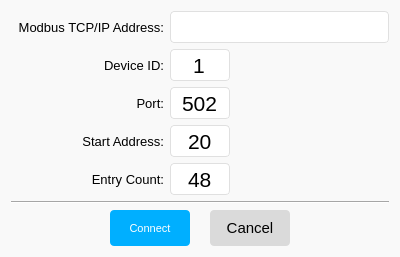
<?xml version="1.0" encoding="UTF-8"?>
<ui version="4.0">
 <class>ConnectDialog</class>
 <widget class="QDialog" name="ConnectDialog">
  <property name="geometry">
   <rect>
    <x>0</x>
    <y>0</y>
    <width>400</width>
    <height>257</height>
   </rect>
  </property>
  <property name="font">
   <font>
    <pointsize>11</pointsize>
   </font>
  </property>
  <property name="windowTitle">
   <string>Connect to Modbus</string>
  </property>
  <property name="styleSheet">
   <string notr="true">background-color: rgb(249, 249, 249);</string>
  </property>
  <layout class="QVBoxLayout" name="verticalLayout">
   <item>
    <layout class="QGridLayout" name="gridLayout">
     <item row="1" column="0">
      <widget class="QLabel" name="label_5">
       <property name="font">
        <font>
         <pointsize>10</pointsize>
        </font>
       </property>
       <property name="text">
        <string>Device ID:</string>
       </property>
       <property name="alignment">
        <set>Qt::AlignRight|Qt::AlignTrailing|Qt::AlignVCenter</set>
       </property>
      </widget>
     </item>
     <item row="1" column="1">
      <widget class="QLineEdit" name="edt_DeviceID">
       <property name="minimumSize">
        <size>
         <width>60</width>
         <height>32</height>
        </size>
       </property>
       <property name="maximumSize">
        <size>
         <width>60</width>
         <height>16777215</height>
        </size>
       </property>
       <property name="font">
        <font>
         <pointsize>16</pointsize>
        </font>
       </property>
       <property name="styleSheet">
        <string notr="true">padding: 0px 8px;
                    border: 1px solid #e0e0e0;
                    border-radius: 4px;
                    background-color: #ffffff</string>
       </property>
       <property name="text">
        <string>1</string>
       </property>
       <property name="alignment">
        <set>Qt::AlignCenter</set>
       </property>
      </widget>
     </item>
     <item row="3" column="0">
      <widget class="QLabel" name="label_3">
       <property name="font">
        <font>
         <pointsize>10</pointsize>
        </font>
       </property>
       <property name="text">
        <string>Start Address:</string>
       </property>
       <property name="alignment">
        <set>Qt::AlignRight|Qt::AlignTrailing|Qt::AlignVCenter</set>
       </property>
      </widget>
     </item>
     <item row="3" column="1">
      <widget class="QLineEdit" name="edt_Start">
       <property name="minimumSize">
        <size>
         <width>0</width>
         <height>32</height>
        </size>
       </property>
       <property name="maximumSize">
        <size>
         <width>60</width>
         <height>16777215</height>
        </size>
       </property>
       <property name="font">
        <font>
         <pointsize>16</pointsize>
        </font>
       </property>
       <property name="styleSheet">
        <string notr="true">padding: 0px 8px;
                    border: 1px solid #e0e0e0;
                    border-radius: 4px;
                    background-color: #ffffff</string>
       </property>
       <property name="text">
        <string>20</string>
       </property>
       <property name="alignment">
        <set>Qt::AlignCenter</set>
       </property>
      </widget>
     </item>
     <item row="0" column="1" colspan="2">
      <widget class="QLineEdit" name="edt_IP">
       <property name="minimumSize">
        <size>
         <width>0</width>
         <height>32</height>
        </size>
       </property>
       <property name="font">
        <font>
         <pointsize>16</pointsize>
        </font>
       </property>
       <property name="styleSheet">
        <string notr="true">padding: 0px 8px;
                    border: 1px solid #e0e0e0;
                    border-radius: 4px;
                    background-color: #ffffff</string>
       </property>
       <property name="inputMask">
        <string/>
       </property>
      </widget>
     </item>
     <item row="0" column="0">
      <widget class="QLabel" name="label">
       <property name="font">
        <font>
         <pointsize>10</pointsize>
        </font>
       </property>
       <property name="text">
        <string>Modbus TCP/IP Address:</string>
       </property>
       <property name="alignment">
        <set>Qt::AlignRight|Qt::AlignTrailing|Qt::AlignVCenter</set>
       </property>
      </widget>
     </item>
     <item row="2" column="1">
      <widget class="QLineEdit" name="edt_Port">
       <property name="minimumSize">
        <size>
         <width>60</width>
         <height>32</height>
        </size>
       </property>
       <property name="maximumSize">
        <size>
         <width>60</width>
         <height>16777215</height>
        </size>
       </property>
       <property name="font">
        <font>
         <pointsize>16</pointsize>
        </font>
       </property>
       <property name="styleSheet">
        <string notr="true">padding: 0px 8px;
                    border: 1px solid #e0e0e0;
                    border-radius: 4px;
                    background-color: #ffffff</string>
       </property>
       <property name="text">
        <string>502</string>
       </property>
       <property name="alignment">
        <set>Qt::AlignCenter</set>
       </property>
      </widget>
     </item>
     <item row="2" column="0">
      <widget class="QLabel" name="label_2">
       <property name="font">
        <font>
         <pointsize>10</pointsize>
        </font>
       </property>
       <property name="text">
        <string>Port:</string>
       </property>
       <property name="alignment">
        <set>Qt::AlignRight|Qt::AlignTrailing|Qt::AlignVCenter</set>
       </property>
      </widget>
     </item>
     <item row="4" column="0">
      <widget class="QLabel" name="label_4">
       <property name="font">
        <font>
         <pointsize>10</pointsize>
        </font>
       </property>
       <property name="text">
        <string>Entry Count:</string>
       </property>
       <property name="alignment">
        <set>Qt::AlignRight|Qt::AlignTrailing|Qt::AlignVCenter</set>
       </property>
      </widget>
     </item>
     <item row="4" column="1">
      <widget class="QLineEdit" name="edt_ValCont">
       <property name="minimumSize">
        <size>
         <width>0</width>
         <height>32</height>
        </size>
       </property>
       <property name="maximumSize">
        <size>
         <width>60</width>
         <height>16777215</height>
        </size>
       </property>
       <property name="font">
        <font>
         <pointsize>16</pointsize>
        </font>
       </property>
       <property name="styleSheet">
        <string notr="true">padding: 0px 8px;
                    border: 1px solid #e0e0e0;
                    border-radius: 4px;
                    background-color: #ffffff</string>
       </property>
       <property name="text">
        <string>48</string>
       </property>
       <property name="alignment">
        <set>Qt::AlignCenter</set>
       </property>
      </widget>
     </item>
    </layout>
   </item>
   <item>
    <widget class="Line" name="line">
     <property name="orientation">
      <enum>Qt::Horizontal</enum>
     </property>
    </widget>
   </item>
   <item>
    <layout class="QHBoxLayout" name="horizontalLayout">
     <property name="spacing">
      <number>20</number>
     </property>
     <item>
      <spacer name="horizontalSpacer">
       <property name="orientation">
        <enum>Qt::Horizontal</enum>
       </property>
       <property name="sizeHint" stdset="0">
        <size>
         <width>40</width>
         <height>20</height>
        </size>
       </property>
      </spacer>
     </item>
     <item>
      <widget class="QPushButton" name="btn_Connect">
       <property name="minimumSize">
        <size>
         <width>80</width>
         <height>36</height>
        </size>
       </property>
       <property name="maximumSize">
        <size>
         <width>16777215</width>
         <height>36</height>
        </size>
       </property>
       <property name="font">
        <font>
         <pointsize>8</pointsize>
        </font>
       </property>
       <property name="styleSheet">
        <string notr="true">QPushButton{
	border-radius: 4px;
	background-color: #00afff; color: white;
}

QPushButton::hover {
	background-color: #23ccff;
}</string>
       </property>
       <property name="text">
        <string>Connect</string>
       </property>
       <property name="default">
        <bool>true</bool>
       </property>
      </widget>
     </item>
     <item>
      <widget class="QPushButton" name="btn_Close">
       <property name="minimumSize">
        <size>
         <width>80</width>
         <height>36</height>
        </size>
       </property>
       <property name="maximumSize">
        <size>
         <width>16777215</width>
         <height>36</height>
        </size>
       </property>
       <property name="styleSheet">
        <string notr="true">QPushButton{
	border-radius: 4px;
	background-color: #dadada; color: 323232;
}

QPushButton::hover {
	background-color: #eaeaea;
}</string>
       </property>
       <property name="text">
        <string>Cancel</string>
       </property>
      </widget>
     </item>
     <item>
      <spacer name="horizontalSpacer_2">
       <property name="orientation">
        <enum>Qt::Horizontal</enum>
       </property>
       <property name="sizeHint" stdset="0">
        <size>
         <width>40</width>
         <height>20</height>
        </size>
       </property>
      </spacer>
     </item>
    </layout>
   </item>
  </layout>
 </widget>
 <layoutdefault spacing="6" margin="11"/>
 <resources/>
 <connections>
  <connection>
   <sender>btn_Close</sender>
   <signal>clicked()</signal>
   <receiver>ConnectDialog</receiver>
   <slot>reject()</slot>
   <hints>
    <hint type="sourcelabel">
     <x>201</x>
     <y>163</y>
    </hint>
    <hint type="destinationlabel">
     <x>160</x>
     <y>96</y>
    </hint>
   </hints>
  </connection>
 </connections>
</ui>
